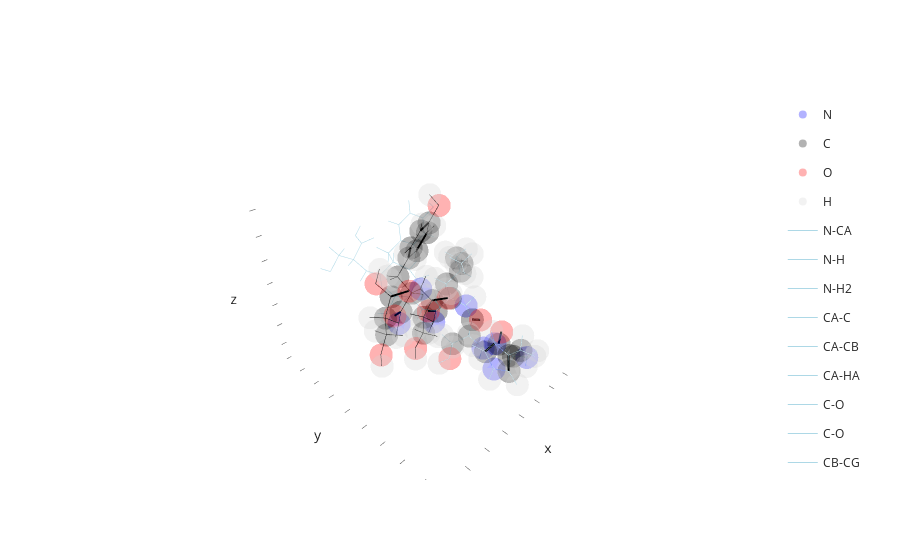

Write notebook code for a chart like this one.
### Code cell
angle = angles[np.argmin(evals)]
s = structure.copy()
s.rotate_descendants(32, 33, angle, angle_is_degrees=False)
v = s.draw()
v.draw_edges(*structure.bonds, color="lightblue")
v.show()
